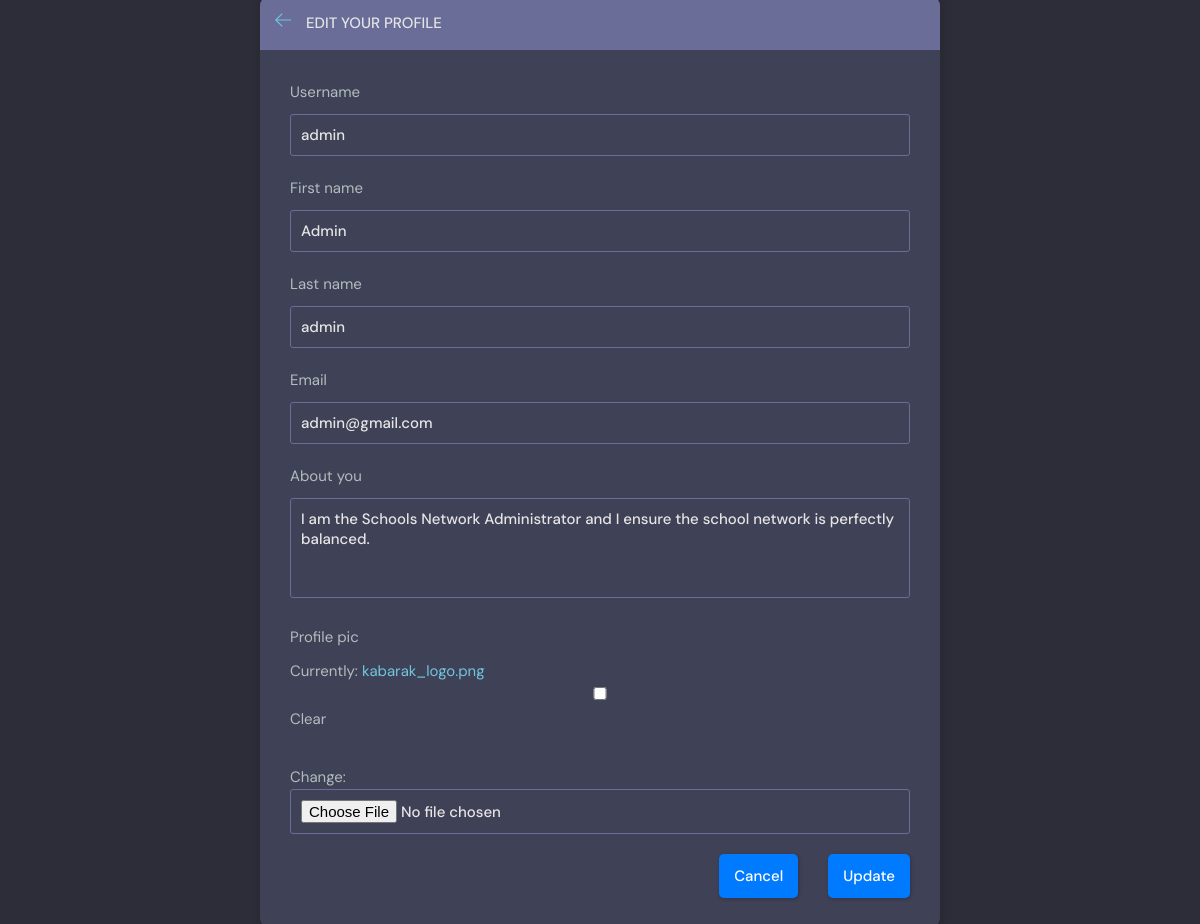
Before: /update_profile/1 (signed in) with the older database file.
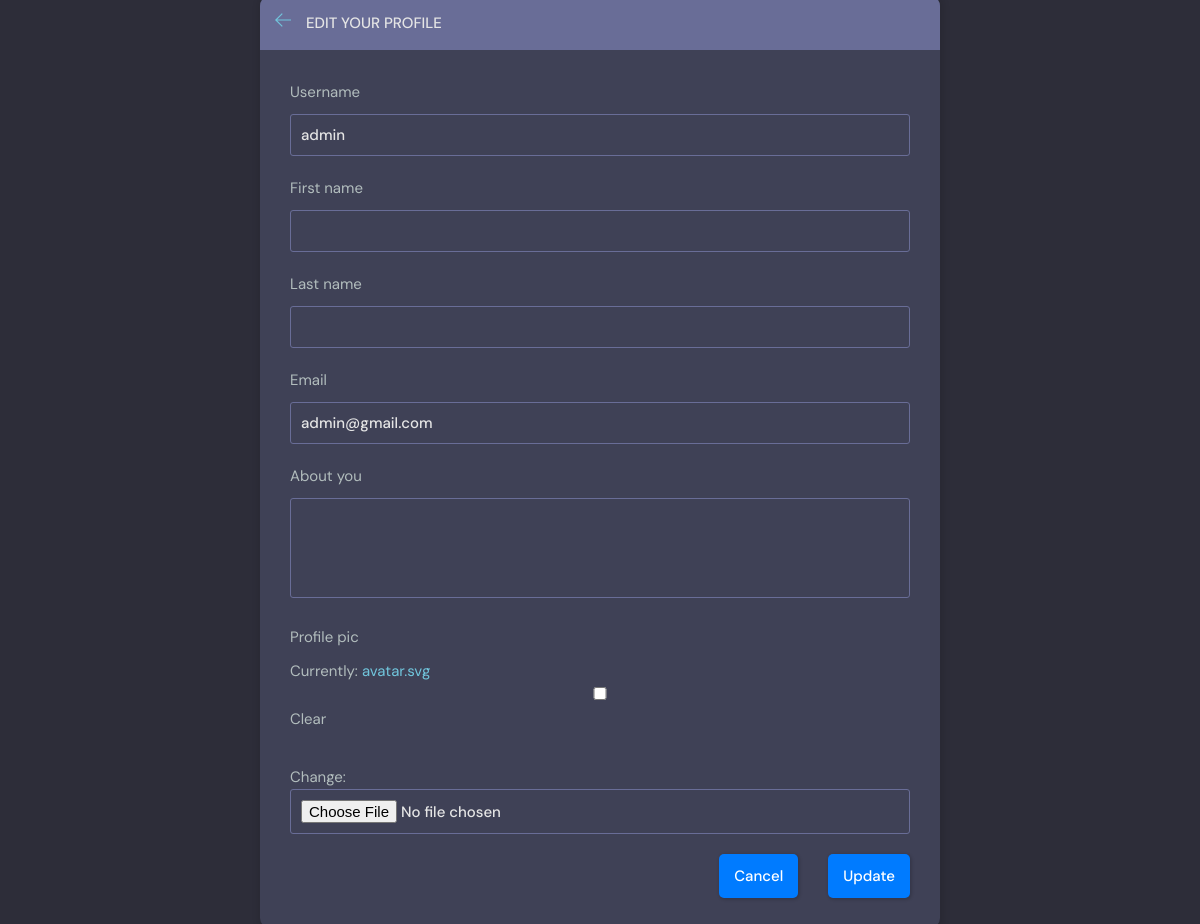
After: the same page with the newer database file.
### base/models.py (models this page shows, shortened)
class Profile(models.Model):
    user = models.OneToOneField(User, on_delete=models.CASCADE)
    username = models.CharField(max_length=200, null=True)
    first_name = models.CharField(max_length=100,null=True)
    last_name = models.CharField(max_length=100,null=True)
    email = models.EmailField(unique=True, null=True)
    about_you = models.TextField(null=True)
    profile_pic = models.ImageField(null=True , blank=True, default="avatar.svg") #later add the default profile image

### base/views.py (the view)
# urls.py: path('update_profile/<str:pk>', views.update_profile, name='update_profile'),
@login_required(login_url='login')
def update_profile(request, pk):
    page = 'update_user_profile'
    user = request.user
    profile = user.profile
    form = ProfileForm(instance=profile)
    if request.method == 'POST':
        form = ProfileForm(request.POST, request.FILES, instance=profile)
        if form.is_valid():
            form.save()
            return redirect('user_profile', pk=user.id)
    context = {'form':form, 'page':page}
    return render(request, 'base/update_form.html', context)

### base/forms.py
class ProfileForm(ModelForm):
    class Meta:
        model = Profile
        fields = '__all__'
        exclude = ['user']

### base/templates/base/update_form.html (shortened to what this page needs)
{% extends 'index.html' %} {% block content %} {% if page == 'update_user_profile' %}
<main class="update-account layout">
    <div class="container">
        <div class="layout__box">
            <div class="layout__boxHeader">
                <div class="layout__boxTitle">
                    <a href="{% url 'user_profile' request.user.id %}">
                        <svg version="1.1" xmlns="http://www.w3.org/2000/svg" width="32" height="32" viewBox="0 0 32 32">
                                <title>arrow-left</title>
                                <path
                                    d="M13.723 2.286l-13.723 13.714 13.719 13.714 1.616-1.611-10.96-10.96h27.625v-2.286h-27.625l10.965-10.965-1.616-1.607z">
                                </path>
                            </svg>
                    </a>
                    <h3>Edit your profile</h3>
                </div>
            </div>
            <div class="layout__body">
                <form class="form" action="" method="POST" enctype="multipart/form-data">
                    {% csrf_token %} {% for field in form %}
                    <div class="form__group">
                        <label for="profile_pic">{{field.label}}</label> {{field}}
                    </div>
                    {% endfor %}
                    <div class="form__action">
                        <a class="btn btn--dark" href="{% url 'home' %}">Cancel</a>
                        <button class="btn btn--main" type="submit">Update</button>
                    </div>
                </form>
            </div>
        </div>
    </div>
</main>
{% endif %} {% endblock %}

Changed rows visible on the page:
changed Profile "admin": first_name "Admin" → (not shown); last_name "admin" → (not shown); about_you "I am the Schools Network Administrator and I ensure the school network is perfectly balanced." → (not shown)
Other visible differences:
text no longer shown: "Currently: kabarak_logo.png Clear Change:"
text now shown: "Currently: avatar.svg Clear Change:"
